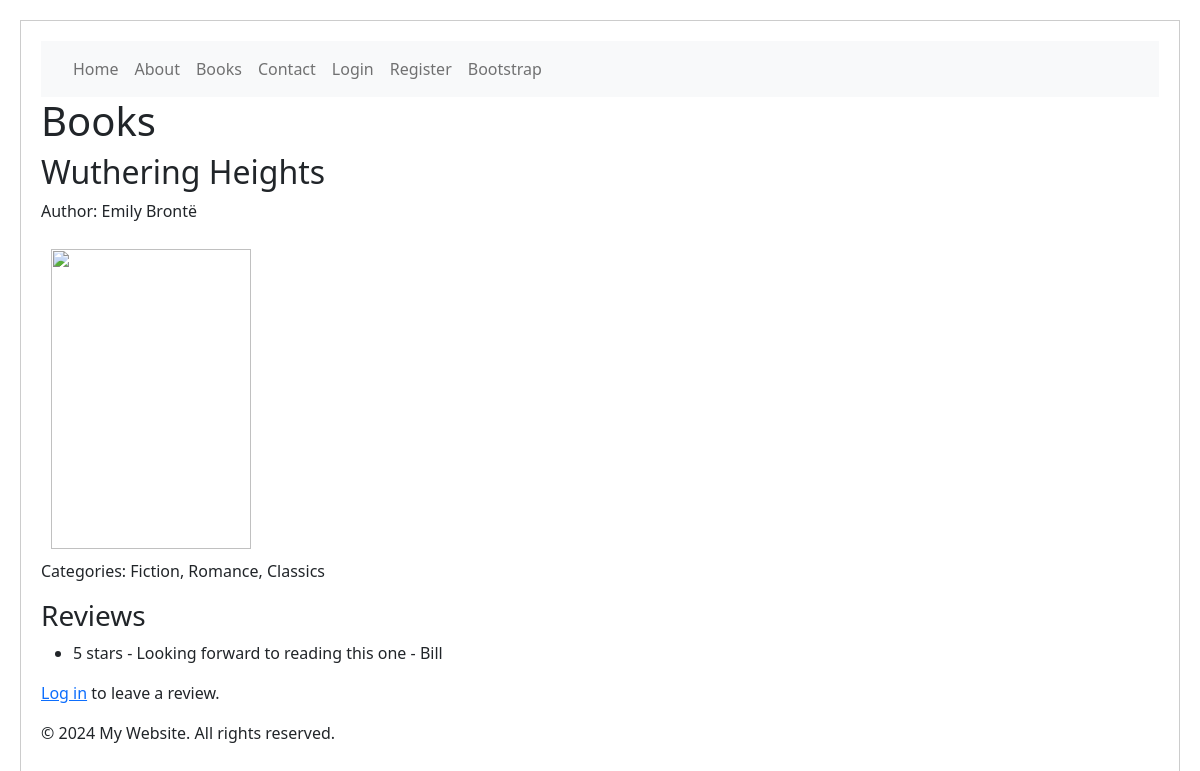
The app's page /book/16, older data.
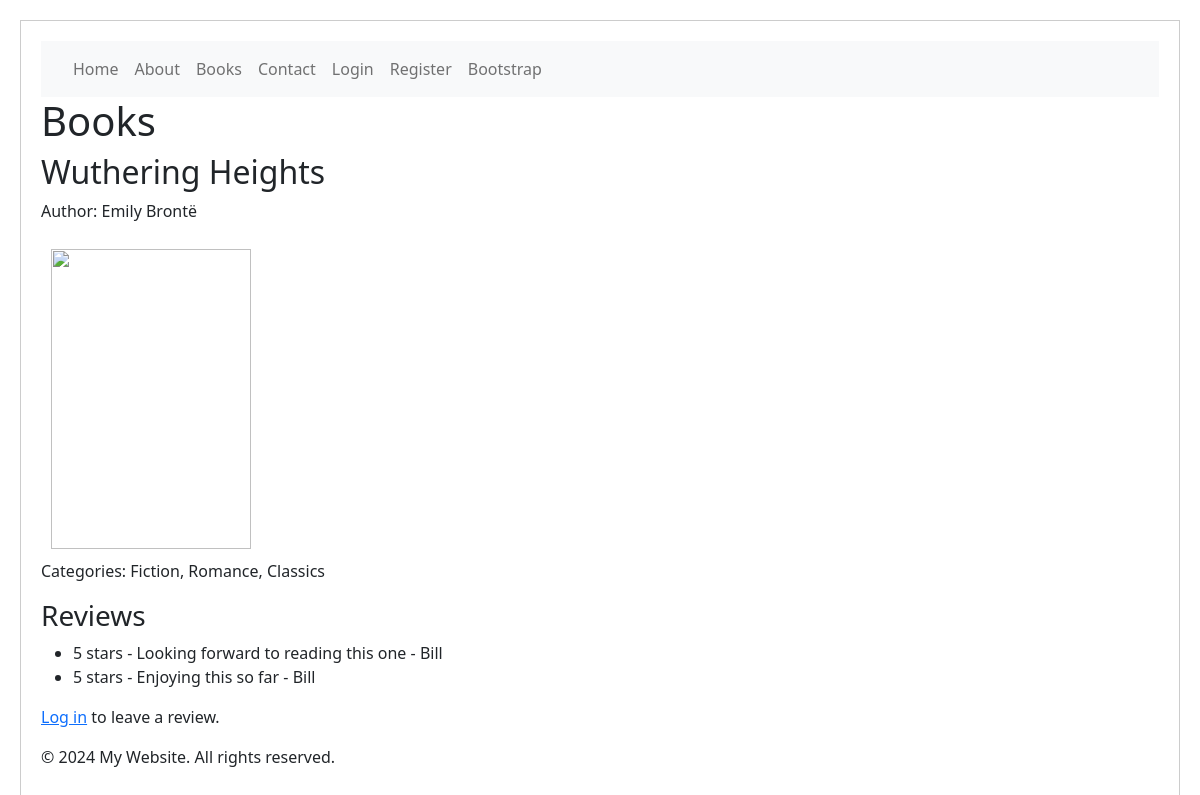
The same page, newer data.
### models.py (models this page shows, shortened)
class BookCategory(db.Model):
    __tablename__ = 'book_categories'
    book_id = db.Column(db.Integer, db.ForeignKey('books.book_id', ondelete='CASCADE'), primary_key=True, nullable=False)
    category_id = db.Column(db.Integer, db.ForeignKey('categories.category_id'), primary_key=True, nullable=False)

class Category(db.Model):
    __tablename__ = 'categories'
    category_id = db.Column(db.Integer, primary_key=True)
    category_name = db.Column(db.String(50), nullable=False, unique=True)
    books = db.relationship('BookCategory', backref='category', lazy=True)

class Review(db.Model):
    __tablename__ = 'reviews'
    review_id = db.Column(db.Integer, primary_key=True)
    book_id = db.Column(db.Integer, db.ForeignKey('books.book_id'), nullable=False)
    user_id = db.Column(db.Integer, db.ForeignKey('users.user_id'), nullable=False)
    rating = db.Column(db.Integer, nullable=False)
    review_text = db.Column(db.Text)
    created_at = db.Column(db.DateTime, default=datetime.utcnow)

class User(UserMixin, db.Model):
    __tablename__ = 'users'
    user_id = db.Column(db.Integer, primary_key=True)
    username = db.Column(db.String(50), nullable=False, unique=True)
    email = db.Column(db.String(100), nullable=False, unique=True)
    password_hash = db.Column(db.String(255), nullable=False)
    profile_picture_url = db.Column(db.String(255))
    created_at = db.Column(db.DateTime, default=lambda: datetime.now(timezone.utc))
    role = db.Column(db.String(50), nullable=False, default='regular')
    reviews = db.relationship('Review', backref='user', lazy=True)

### app.py (the view, shortened to what this page needs)
    @app.route('/book/<int:book_id>', methods=['GET', 'POST'])
    def book_detail(book_id):
        book = Book.query.get_or_404(book_id)
        form = ReviewForm()
        return render_template('book_detail.html', book=book, form=form)

### templates/book_detail.html
{% extends "base.html" %}
{% block content %}
<h2>{{ book.title }}</h2>
<p>Author: {{ book.author }}</p>
<img id="book_cover" src="{{ url_for('static', filename='assets/img/' + book.title.lower().replace(' ', '_') + '.jpeg') }}">
<p>Categories:
    {% for book_category in book.categories %}
        {{ book_category.category.category_name }}{% if not loop.last %}, {% endif %}
    {% endfor %}
</p>
<h3>Reviews</h3>
<ul>
    {% for review in book.reviews %}
        <li>{{ review.rating }} stars - {{ review.review_text }} - {{ review.user.username }}</li>
    {% endfor %}
</ul>
{% if current_user.is_authenticated %}
    <h3>Leave a Review</h3>
    <form method="POST" action="{{ url_for('book_detail', book_id=book.book_id) }}">
        {{ form.hidden_tag() }}
        {{ form.rating.label }}<br>
        {{ form.rating(size=32) }}<br>
        {{ form.review_text.label }}<br>
        {{ form.review_text(rows=5, cols=40) }}<br>
        {{ form.submit() }}
    </form>
{% else %}
    <p><a href="{{ url_for('login') }}">Log in</a> to leave a review.</p>
{% endif %}
{% endblock %}

Row changes from the older to the newer data that the page shows:
added Review: rating "5", review_text "Enjoying this so far", user.username "Bill"
